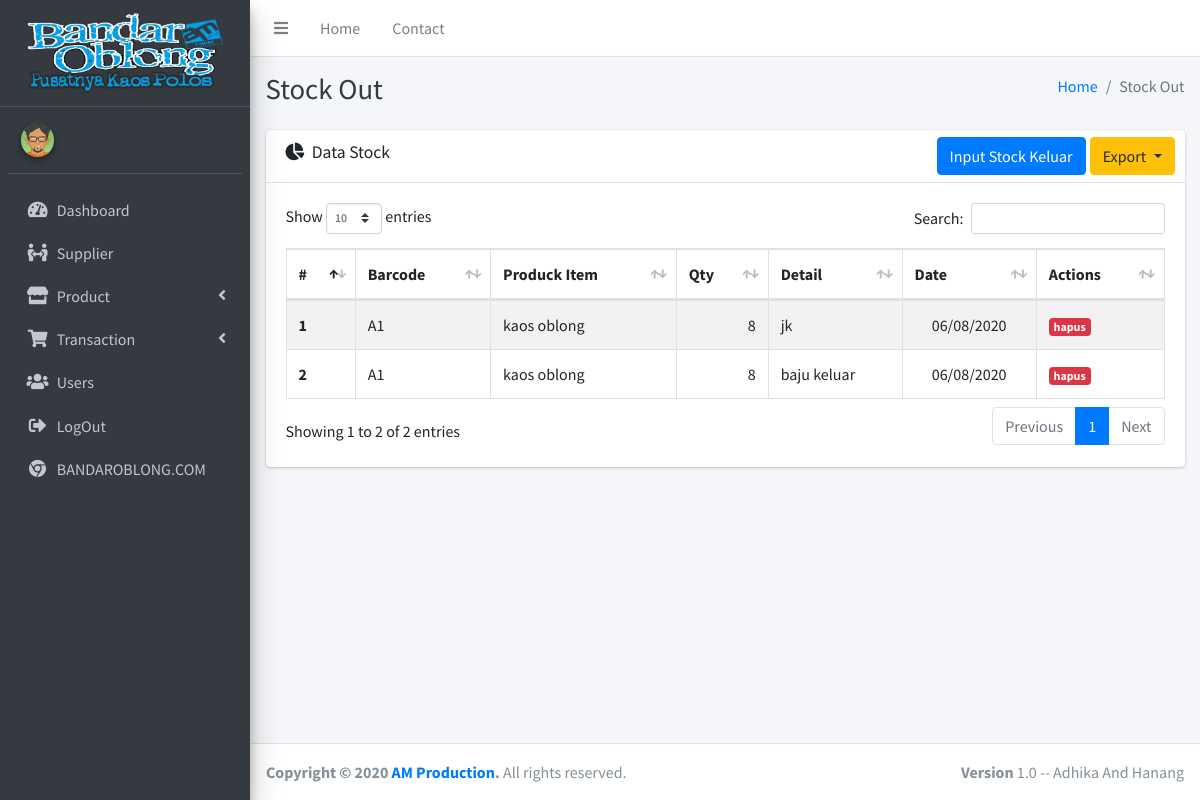
The page /index.php/stockout on the database as committed earlier.
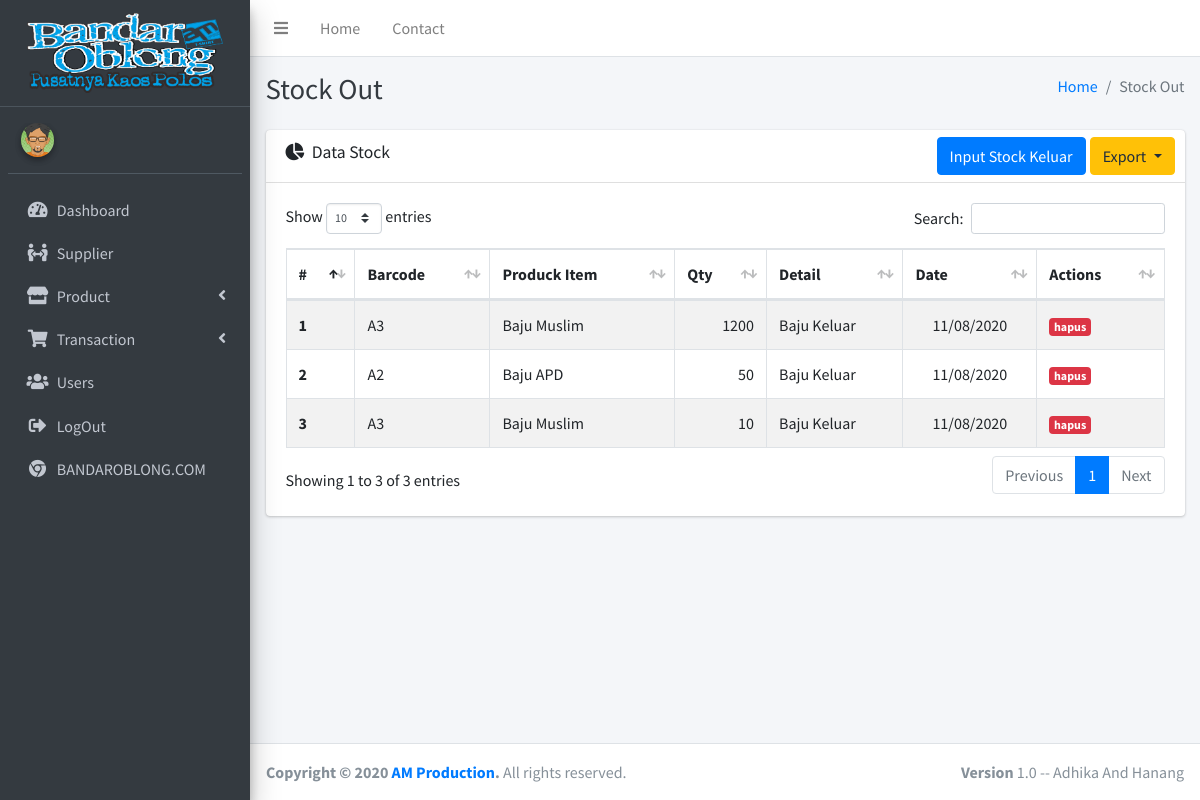
The same page on the database as committed later.
### tables this page shows
CREATE TABLE IF NOT EXISTS `t_stock` (
  `id_stock` int(11) NOT NULL AUTO_INCREMENT,
  `item` int(11) NOT NULL,
  `type` enum('in','out') NOT NULL,
  `detail` varchar(128) NOT NULL,
  `supplier` int(11) DEFAULT NULL,
  `qty` int(11) NOT NULL,
  `date` date NOT NULL,
  `created` datetime NOT NULL DEFAULT CURRENT_TIMESTAMP,
  PRIMARY KEY (`id_stock`),
  KEY `supplier` (`supplier`),
  KEY `item` (`item`),
  CONSTRAINT `t_stock_ibfk_1` FOREIGN KEY (`supplier`) REFERENCES `supplier` (`id_supplier`),
  CONSTRAINT `t_stock_ibfk_2` FOREIGN KEY (`item`) REFERENCES `p_item` (`id_item`) ON DELETE CASCADE ON UPDATE CASCADE
);

CREATE TABLE IF NOT EXISTS `p_item` (
  `id_item` int(11) NOT NULL AUTO_INCREMENT,
  `barcode` varchar(128) DEFAULT NULL,
  `name` varchar(128) DEFAULT NULL,
  `category` int(11) DEFAULT NULL,
  `color` int(11) DEFAULT NULL,
  `size` varchar(10),
  `price` int(11),
  `stock` int(11) DEFAULT '0',
  `created` datetime DEFAULT CURRENT_TIMESTAMP,
  `updated` datetime DEFAULT NULL,
  PRIMARY KEY (`id_item`),
  UNIQUE KEY `barcode` (`barcode`),
  KEY `category` (`category`),
  KEY `color` (`color`),
  CONSTRAINT `FK_p_item_p_color` FOREIGN KEY (`color`) REFERENCES `p_color` (`id_color`),
  CONSTRAINT `p_item_ibfk_1` FOREIGN KEY (`category`) REFERENCES `p_category` (`id_category`)
);

### application/libraries/Template.php (called while the page is built)
<?php
class Template
{
    var $template_data = array();
    function set($name, $value)
    {
        $this->template_data[$name] = $value;
    }
    function load($template = '', $view = '', $view_data = array(), $return = false)
    {
        $this->CI = &get_instance();
        $this->set('contents', $this->CI->load->view($view, $view_data, true));
        return $this->CI->load->view($template, $this->template_data, $return);
    }
}

### application/controllers/StockOut.php (called while the page is built, shortened)
<?php
class StockOut extends CI_Controller
{
    function index()
    {
        $data['stock'] = $this->stock_m->getOut()->result();
        $data['item'] = $this->item_m->get()->result();
        $this->template->load('templates/index', 'transaction/stock_out/index', $data);
    }
}

### index.php (called while the page is built, shortened)
<?php
require_once BASEPATH.'core/CodeIgniter.php';

### application/models/stock_m.php (called while the page is built, shortened)
<?php
class stock_m extends CI_Model
{
    public function getOut()
    {
        $this->db->select('t_stock.id_stock, p_item.barcode,p_item.name as item_name, qty, date, detail, p_item.id_item');
        $this->db->from('t_stock');
        $this->db->join('p_item', 'p_item.id_item = t_stock.item');
        $this->db->where('type', 'out');
        $query = $this->db->get();
        return $query;
    }
}

### application/helpers/auth_helper.php (called while the page is built, shortened)
<?php
function indo_date($date)
{
    $d = substr($date, 8, 2);
    $m = substr($date, 5, 2);
    $y = substr($date, 0, 4);
    return $d . '/' . $m . '/' . $y;
}

### application/views/transaction/stock_out/index.php (the view, shortened to what the changed rows need)
<div class="content-header">
    <div class="container-fluid">
        <div class="row mb-2">
            <div class="col-sm-6">
                <h1 class="m-0 text-dark">Stock Out</h1>
            </div>
        </div>
    </div>
</div>
<section class="content">
    <div class="container-fluid">
        <div class="row">
            <section class="col-lg connectedSortable">
                <div class="card">
                    <div class="card-body">
                        <div class="tab-content p-0">
                            <table class="table table-hover table-bordered table-striped" id="table1">
                                <thead>
                                    <tr>
                                        <th scope="col">#</th>
                                        <th scope="col">Barcode</th>
                                        <th scope="col">Produck Item</th>
                                        <th scope="col">Qty</th>
                                        <th scope="col">Detail</th>
                                        <th scope="col">Date</th>
                                        <th scope="col">Actions</th>
                                    </tr>
                                </thead>
                                <tbody>
                                    <?php $k = 1; ?>
                                    <?php foreach ($stock as $key => $i) : ?>
                                        <tr>
                                            <th scope="row"><?= $k++; ?></th>
                                            <td><?= $i->barcode ?></td>
                                            <td><?= $i->item_name ?></td>
                                            <td class="text-right"><?= $i->qty ?></td>
                                            <td><?= $i->detail ?></td>
                                            <td class="text-center"><?= indo_date($i->date) ?></td>
                                            <td>
                                                <a href="<?= base_url('stockOut/hapusOut/' . $i->id_stock . '/' . $i->id_item) ?>" onclick="return confirm('Hapus Stock Out? Ketika Menghapus, Jumlah Stok akan di Kembalikan Pada Stok Barang!');" class="badge badge-danger">hapus</a>
                                            </td>
                                        </tr>
                                    <?php endforeach; ?>
                                </tbody>
                            </table>
                        </div>
                    </div>
                </div>
            </section>
        </div>
    </div>
</section>

Rows that differ between the two databases and show on the page:
removed t_stock: item.barcode "A1", item.name "kaos oblong", qty "8", detail "jk", date "06/08/2020"
removed t_stock: item.barcode "A1", item.name "kaos oblong", qty "8", detail "baju keluar", date "06/08/2020"
added t_stock: item.barcode "A3", item.name "Baju Muslim", qty "1200", detail "Baju Keluar", date "11/08/2020"
added t_stock: item.barcode "A2", item.name "Baju APD", qty "50", detail "Baju Keluar", date "11/08/2020"
added t_stock: item.barcode "A3", item.name "Baju Muslim", qty "10", detail "Baju Keluar", date "11/08/2020"
Other text that changed with them:
text written by a page script: "Show entries Search: Showing 1 to 2 of 2 entries Previous 1 Next" → "Show entries Search: Showing 1 to 3 of 3 entries Previous 1 Next"
